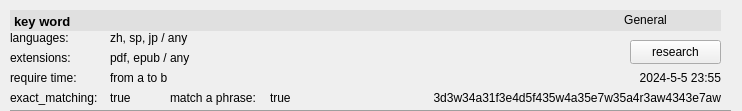
<?xml version="1.0" encoding="UTF-8"?>
<ui version="4.0">
 <class>SearchHistoryItem</class>
 <widget class="QWidget" name="SearchHistoryItem">
  <property name="geometry">
   <rect>
    <x>0</x>
    <y>0</y>
    <width>742</width>
    <height>111</height>
   </rect>
  </property>
  <property name="windowTitle">
   <string>Form</string>
  </property>
  <widget class="QWidget" name="wgt_main_info" native="true">
   <property name="geometry">
    <rect>
     <x>10</x>
     <y>10</y>
     <width>711</width>
     <height>21</height>
    </rect>
   </property>
   <property name="styleSheet">
    <string notr="true">#wgt_main_info {
	background-color: #e0e0e0;
}</string>
   </property>
   <widget class="QTextBrowser" name="tb_key_word">
    <property name="geometry">
     <rect>
      <x>0</x>
      <y>0</y>
      <width>581</width>
      <height>20</height>
     </rect>
    </property>
    <property name="styleSheet">
     <string notr="true">#tb_key_word {
	background-color: rgba(255,255,255,0);
}</string>
    </property>
    <property name="frameShape">
     <enum>QFrame::NoFrame</enum>
    </property>
    <property name="verticalScrollBarPolicy">
     <enum>Qt::ScrollBarAlwaysOff</enum>
    </property>
    <property name="horizontalScrollBarPolicy">
     <enum>Qt::ScrollBarAlwaysOff</enum>
    </property>
    <property name="markdown">
     <string>**key word**

</string>
    </property>
    <property name="html">
     <string>&lt;!DOCTYPE HTML PUBLIC &quot;-//W3C//DTD HTML 4.0//EN&quot; &quot;http://www.w3.org/TR/REC-html40/strict.dtd&quot;&gt;
&lt;html&gt;&lt;head&gt;&lt;meta name=&quot;qrichtext&quot; content=&quot;1&quot; /&gt;&lt;meta charset=&quot;utf-8&quot; /&gt;&lt;style type=&quot;text/css&quot;&gt;
p, li { white-space: pre-wrap; }
hr { height: 1px; border-width: 0; }
li.unchecked::marker { content: &quot;\2610&quot;; }
li.checked::marker { content: &quot;\2612&quot;; }
&lt;/style&gt;&lt;/head&gt;&lt;body style=&quot; font-family:'Microsoft YaHei UI'; font-size:9pt; font-weight:400; font-style:normal;&quot;&gt;
&lt;p style=&quot; margin-top:6px; margin-bottom:6px; margin-left:0px; margin-right:0px; -qt-block-indent:0; text-indent:0px;&quot;&gt;&lt;span style=&quot; font-size:10pt; font-weight:700;&quot;&gt;key word&lt;/span&gt;&lt;/p&gt;&lt;/body&gt;&lt;/html&gt;</string>
    </property>
   </widget>
   <widget class="QLabel" name="lb_search_type">
    <property name="geometry">
     <rect>
      <x>580</x>
      <y>0</y>
      <width>111</width>
      <height>20</height>
     </rect>
    </property>
    <property name="text">
     <string>General</string>
    </property>
    <property name="alignment">
     <set>Qt::AlignCenter</set>
    </property>
   </widget>
   <widget class="QLabel" name="lb_delete">
    <property name="geometry">
     <rect>
      <x>690</x>
      <y>0</y>
      <width>20</width>
      <height>20</height>
     </rect>
    </property>
    <property name="cursor">
     <cursorShape>PointingHandCursor</cursorShape>
    </property>
    <property name="text">
     <string/>
    </property>
    <property name="pixmap">
     <pixmap resource="../image.qrc">:/:/res/image/delete_item.png</pixmap>
    </property>
    <property name="scaledContents">
     <bool>true</bool>
    </property>
   </widget>
  </widget>
  <widget class="QWidget" name="wgt_sub_info" native="true">
   <property name="geometry">
    <rect>
     <x>10</x>
     <y>30</y>
     <width>711</width>
     <height>81</height>
    </rect>
   </property>
   <widget class="QLabel" name="lb_languages_lb">
    <property name="geometry">
     <rect>
      <x>0</x>
      <y>0</y>
      <width>101</width>
      <height>16</height>
     </rect>
    </property>
    <property name="text">
     <string>languages:</string>
    </property>
   </widget>
   <widget class="QLabel" name="lb_extensions_lb">
    <property name="geometry">
     <rect>
      <x>0</x>
      <y>20</y>
      <width>101</width>
      <height>16</height>
     </rect>
    </property>
    <property name="text">
     <string>extensions:</string>
    </property>
   </widget>
   <widget class="QLabel" name="lb_languages">
    <property name="geometry">
     <rect>
      <x>100</x>
      <y>0</y>
      <width>371</width>
      <height>16</height>
     </rect>
    </property>
    <property name="text">
     <string>zh, sp, jp / any</string>
    </property>
   </widget>
   <widget class="QLabel" name="lb_extensions">
    <property name="geometry">
     <rect>
      <x>100</x>
      <y>20</y>
      <width>371</width>
      <height>16</height>
     </rect>
    </property>
    <property name="text">
     <string>pdf, epub / any</string>
    </property>
   </widget>
   <widget class="QLabel" name="lb_time_lb">
    <property name="geometry">
     <rect>
      <x>0</x>
      <y>40</y>
      <width>101</width>
      <height>16</height>
     </rect>
    </property>
    <property name="text">
     <string>require time:</string>
    </property>
   </widget>
   <widget class="QLabel" name="lb_require_time">
    <property name="geometry">
     <rect>
      <x>100</x>
      <y>40</y>
      <width>371</width>
      <height>16</height>
     </rect>
    </property>
    <property name="text">
     <string>from a to b</string>
    </property>
   </widget>
   <widget class="QLabel" name="lb_exact_matching_lb">
    <property name="geometry">
     <rect>
      <x>0</x>
      <y>60</y>
      <width>101</width>
      <height>16</height>
     </rect>
    </property>
    <property name="text">
     <string>exact_matching:</string>
    </property>
   </widget>
   <widget class="QLabel" name="lb_exact_matching">
    <property name="geometry">
     <rect>
      <x>100</x>
      <y>60</y>
      <width>41</width>
      <height>16</height>
     </rect>
    </property>
    <property name="text">
     <string>true</string>
    </property>
   </widget>
   <widget class="QLabel" name="lb_match_a_phrase_lb">
    <property name="geometry">
     <rect>
      <x>160</x>
      <y>60</y>
      <width>101</width>
      <height>16</height>
     </rect>
    </property>
    <property name="text">
     <string>match a phrase:</string>
    </property>
   </widget>
   <widget class="QLabel" name="lb_match_a_phrase">
    <property name="geometry">
     <rect>
      <x>260</x>
      <y>60</y>
      <width>41</width>
      <height>16</height>
     </rect>
    </property>
    <property name="text">
     <string>true</string>
    </property>
   </widget>
   <widget class="QLabel" name="lb_time">
    <property name="geometry">
     <rect>
      <x>550</x>
      <y>40</y>
      <width>161</width>
      <height>16</height>
     </rect>
    </property>
    <property name="text">
     <string>2024-5-5 23:55</string>
    </property>
    <property name="alignment">
     <set>Qt::AlignRight|Qt::AlignTrailing|Qt::AlignVCenter</set>
    </property>
   </widget>
   <widget class="QLabel" name="lb_id">
    <property name="geometry">
     <rect>
      <x>390</x>
      <y>60</y>
      <width>321</width>
      <height>16</height>
     </rect>
    </property>
    <property name="text">
     <string>3d3w34a31f3e4d5f435w4a35e7w35a4r3aw4343e7aw</string>
    </property>
    <property name="alignment">
     <set>Qt::AlignRight|Qt::AlignTrailing|Qt::AlignVCenter</set>
    </property>
   </widget>
   <widget class="QPushButton" name="pb_research">
    <property name="geometry">
     <rect>
      <x>620</x>
      <y>10</y>
      <width>91</width>
      <height>24</height>
     </rect>
    </property>
    <property name="cursor">
     <cursorShape>PointingHandCursor</cursorShape>
    </property>
    <property name="text">
     <string>research</string>
    </property>
   </widget>
  </widget>
  <widget class="Line" name="line">
   <property name="geometry">
    <rect>
     <x>10</x>
     <y>110</y>
     <width>721</width>
     <height>3</height>
    </rect>
   </property>
   <property name="orientation">
    <enum>Qt::Horizontal</enum>
   </property>
  </widget>
 </widget>
 <resources>
  <include location="../image.qrc"/>
 </resources>
 <connections/>
</ui>
